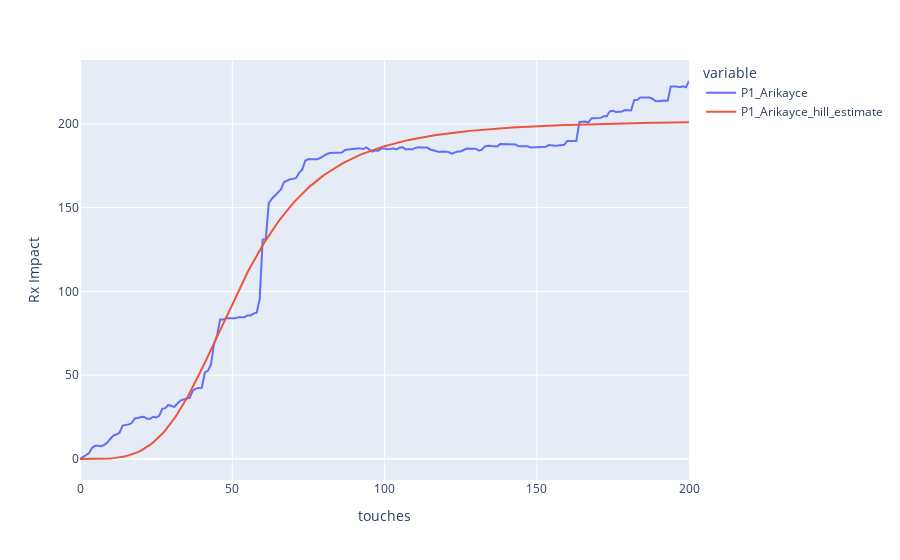

This figure's notebook cell:
### Code cell
response_curves.plot(channel1['resp_df'], 'touches', ['P1_Arikayce', 'P1_Arikayce_hill_estimate'])

### Figure 1 — Plotly figure (JSON) as saved in the notebook; plotly's stock layout.template omitted (floating-point values rounded to 4 significant figures; data arrays with more than 128 entries replaced by an {"elided": "..."} marker saying what was removed)
{"data": [{"hovertemplate": "variable=P1_Arikayce<br>touches=%{x}<br>value=%{y}<extra></extra>", "legendgroup": "P1_Arikayce", "line": {"color": "#636efa", "dash": "solid"}, "marker": {"symbol": "circle"}, "mode": "lines", "name": "P1_Arikayce", "orientation": "v", "showlegend": true, "type": "scatter", "x": {"elided": "201 int values"}, "xaxis": "x", "y": {"elided": "201 float values"}, "yaxis": "y"}, {"hovertemplate": "variable=P1_Arikayce_hill_estimate<br>touches=%{x}<br>value=%{y}<extra></extra>", "legendgroup": "P1_Arikayce_hill_estimate", "line": {"color": "#EF553B", "dash": "solid"}, "marker": {"symbol": "circle"}, "mode": "lines", "name": "P1_Arikayce_hill_estimate", "orientation": "v", "showlegend": true, "type": "scatter", "x": {"elided": "201 int values"}, "xaxis": "x", "y": {"elided": "201 float values"}, "yaxis": "y"}], "layout": {"legend": {"title": {"text": "variable"}, "tracegroupgap": 0}, "margin": {"t": 60}, "xaxis": {"anchor": "y", "domain": [0, 1], "title": {"text": "touches"}}, "yaxis": {"anchor": "x", "domain": [0, 1], "title": {"text": "Rx Impact"}}}}
